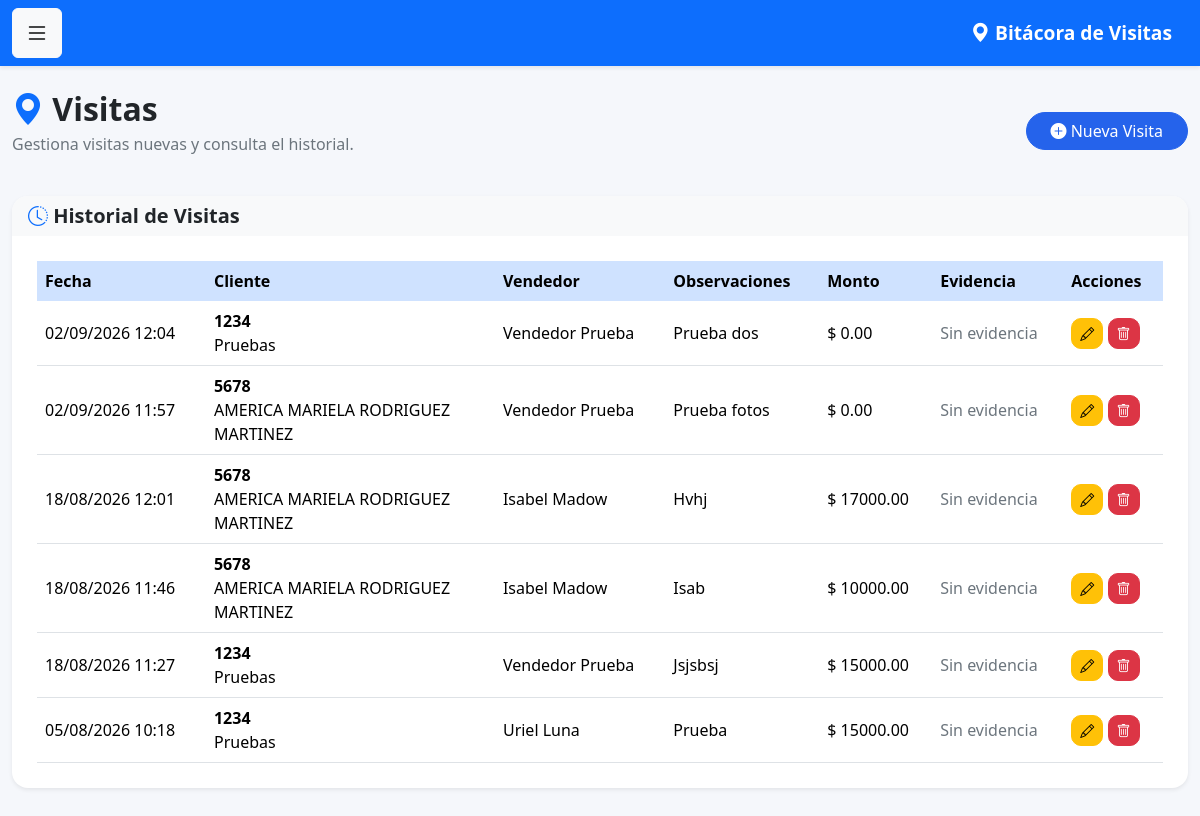
The app's page /visitas (signed in) with its own data.
### models.py (models this page shows)
class Visita(db.Model):
    __tablename__ = 'visitas'
    id = db.Column(
        db.Integer,
        primary_key=True
    )
    fecha = db.Column(
        db.DateTime,
        default=datetime.now
    )
    observaciones = db.Column(
        db.Text
    )
    venta_realizada = db.Column(
        db.Boolean,
        default=False
    )
    monto_venta = db.Column(
        db.Float,
        default=0
    )
    proxima_visita = db.Column(
        db.Date
    )
    cliente_id = db.Column(
        db.Integer,
        db.ForeignKey('clientes.id')
    )
    usuario_id = db.Column(
        db.Integer,
        db.ForeignKey('usuarios.id')
    )
    latitud = db.Column(
    db.String(50)
    )
    longitud = db.Column(
    db.String(50)
    )
    foto = db.Column(
    db.String(255)
    )
    cliente = db.relationship(
        'Cliente',
        backref='visitas'
    )
    usuario = db.relationship(
        'Usuario',
        backref='visitas'
    )

class Cliente(db.Model):
    __tablename__ = 'clientes'
    id = db.Column(
        db.Integer,
        primary_key=True
    )
    num_cliente = db.Column(
        db.String(20),
        unique=True,
        nullable=False
    )
    nombre = db.Column(
        db.String(150),
        nullable=False
    )
    grupo = db.Column(
        db.String(100)
    )
    canal = db.Column(
        db.String(100)
    )
    vendedor = db.Column(
        db.Integer
    )

class Usuario(UserMixin, db.Model):
    __tablename__ = 'usuarios'
    id = db.Column(db.Integer, primary_key=True)
    nombre = db.Column(db.String(100), nullable=False)
    correo = db.Column(db.String(120), unique=True, nullable=False)
    password = db.Column(db.String(500), nullable=False)
    rol = db.Column(db.String(20), default='vendedor')
    activo = db.Column(db.Boolean, default=True)

### app.py (the view)
@app.route('/visitas')
@login_required
def visitas():
    if current_user.rol == 'admin':
        visitas = Visita.query.order_by(
            Visita.fecha.desc()
        ).all()
    else:
        visitas = Visita.query.filter_by(
            usuario_id=current_user.id
        ).order_by(
            Visita.fecha.desc()
        ).all()
    return render_template(
        'visitas.html',
        visitas=visitas
    )

### app.py (called while the page is built)
@login_manager.user_loader
def load_user(user_id):
    return Usuario.query.get(int(user_id))

### templates/visitas.html (shortened to what this page needs)
{% extends 'base.html' %}
{% block contenido %}
<div class="d-flex justify-content-between align-items-center mb-4">
<div>
    <h2 class="fw-bold mb-1">
        <i class="bi bi-geo-alt-fill text-primary"></i>
        Visitas
    </h2>
    <p class="text-muted">
        Gestiona visitas nuevas y consulta el historial.
    </p>
</div>
<a
    href="{{ url_for('nueva_visita') }}"
    class="btn btn-primary rounded-pill px-4"
>
    <i class="bi bi-plus-circle-fill"></i>
    Nueva Visita
</a>
</div>
<div class="card shadow-sm border-0 rounded-4">
<div class="card-header bg-light">
    <h5 class="mb-0">
        <i class="bi bi-clock-history text-primary"></i>
        Historial de Visitas
    </h5>
</div>
<div class="card-body">
    <div class="table-responsive">
        <table class="table table-hover align-middle">
            <thead class="table-primary">
                <tr>
                    <th>Fecha</th>
                    <th>Cliente</th>
                    <th>Vendedor</th>
                    <th>Observaciones</th>
                    <th>Monto</th>
                    <th>Evidencia</th>
                    <th>Acciones</th>
                </tr>
            </thead>
            <tbody>
                {% for visita in visitas %}
                <tr>
                    <td>
                        {{ visita.fecha.strftime('%d/%m/%Y %H:%M') }}
                    </td>
                    <td>
                        <strong>
                            {{ visita.cliente.num_cliente }}
                        </strong>
                        <br>
                        {{ visita.cliente.nombre }}
                    </td>
                    <td>
                        {{ visita.usuario.nombre }}
                    </td>
                    <td>
                        {{ visita.observaciones or '-' }}
                    </td>
                    <td>
                        $ {{ "%.2f"|format(visita.monto_venta or 0) }}
                    </td>
                    <td>
                        {% if visita.foto_fuera or visita.foto_exhibidor %}
                            <button
                                type="button"
                                class="btn btn-sm btn-primary"
                                data-bs-toggle="modal"
                                data-bs-target="#modalFoto{{ visita.id }}"
                            >
                                <i class="bi bi-images"></i>
                                Ver fotos
                            </button>
                            <div
                                class="modal fade"
                                id="modalFoto{{ visita.id }}"
                                tabindex="-1"
                                aria-hidden="true"
                            >
                                <div class="modal-dialog modal-lg modal-dialog-centered">
                                    <div class="modal-content">
                                        <div class="modal-header">
                                            <h5 class="modal-title">
                                                <i class="bi bi-images"></i>
                                                Evidencias de la visita
                                            </h5>
                                            <button
                                                type="button"
                                                class="btn-close"
                                                data-bs-dismiss="modal"
                                            ></button>
                                        </div>
                                        <div class="modal-body">
                                            {% if visita.foto_fuera %}
                                                <div class="mb-4">
                                                    <h6 class="fw-bold">
                                                        <i class="bi bi-building text-primary"></i>
                                                        Foto por fuera
                                                    </h6>
                                                    <div class="text-center">
                                                        <img
                                                            src="{{ url_for('static', filename=visita.foto_fuera) }}"
                                                            alt="Foto por fuera"
                                                            class="img-fluid rounded shadow"
                                                            style="max-height: 500px;"
                                                        >
                                                    </div>
                                                </div>
                                            {% endif %}
                                            {% if visita.foto_exhibidor %}
                                                <div class="mb-2">
                                                    <h6 class="fw-bold">
                                                        <i class="bi bi-shop-window text-success"></i>
                                                        Foto exhibidor
                                                    </h6>
                                                    <div class="text-center">
                                                        <img
                                                            src="{{ url_for('static', filename=visita.foto_exhibidor) }}"
                                                            alt="Foto del exhibidor"
                                                            class="img-fluid rounded shadow"
                                                            style="max-height: 500px;"
                                                        >
                                                    </div>
                                                </div>
                                            {% endif %}
                                        </div>
                                        <div class="modal-footer">
                                            <button
                                                type="button"
                                                class="btn btn-secondary"
                                                data-bs-dismiss="modal"
                                            >
                                                Cerrar
                                            </button>
                                        </div>
                                    </div>
                                </div>
                            </div>
                        {% else %}
                            <span class="text-muted">
                                Sin evidencia
                            </span>
                        {% endif %}
                    </td>
                    <td>
                        <a
                            href="/visita/editar/{{ visita.id }}"
                            class="btn btn-warning btn-sm"
                            title="Editar visita"
                        >
                            <i class="bi bi-pencil"></i>
                        </a>
                        {% if current_user.rol == 'admin' %}
                            <a
                                href="/visita/eliminar/{{ visita.id }}"
                                class="btn btn-danger btn-sm"
                                onclick="return confirm('¿Está seguro de eliminar esta visita?');"
                                title="Eliminar visita"
                            >
                                <i class="bi bi-trash"></i>
                            </a>
                        {% endif %}
                    </td>
                </tr>
                {% endfor %}
            </tbody>
        </table>
    </div>
</div>
</div>
{% endblock %}

### static/css/style.css (style rules this page uses)
body { background: #f5f7fb; font-family: "Segoe UI", Roboto, Helvetica, Arial, sans-serif; color: #212529; }
h1, h2, h3, h4, h5 { font-weight: 700; }
.text-muted { color: #6c757d !important; }
.card { border: none; border-radius: 18px; overflow: hidden; box-shadow: 0 6px 18px rgba(0,0,0,.08); }
.card-header { border: none; }
.card-body { padding: 25px; }
.btn { transition:.25s; }
.btn-primary { background:#2563eb; border-color:#2563eb; }
.table { margin-bottom:0; }
.table thead th { font-weight:600; border:none; }
.table-hover tbody tr { transition:.25s; }
.table td, .table th { vertical-align:middle; }
.btn-sm { border-radius:10px; }
.table td { max-width:250px; }
.table td:nth-child(4) { white-space:normal; }

### records on screen
Visita: fecha "02/09/2026 12:04", cliente.num_cliente "1234", cliente.nombre "Pruebas", usuario.nombre "Vendedor Prueba", observaciones "Prueba dos", monto_venta "0.00"
Visita: fecha "02/09/2026 11:57", cliente.num_cliente "5678", cliente.nombre "AMERICA MARIELA RODRIGUEZ MARTINEZ", usuario.nombre "Vendedor Prueba", observaciones "Prueba fotos", monto_venta "0.00"
Visita: fecha "18/08/2026 12:01", cliente.num_cliente "5678", cliente.nombre "AMERICA MARIELA RODRIGUEZ MARTINEZ", usuario.nombre "Isabel Madow", observaciones "Hvhj", monto_venta "17000.00"
Visita: fecha "18/08/2026 11:46", cliente.num_cliente "5678", cliente.nombre "AMERICA MARIELA RODRIGUEZ MARTINEZ", usuario.nombre "Isabel Madow", observaciones "Isab", monto_venta "10000.00"
Visita: fecha "18/08/2026 11:27", cliente.num_cliente "1234", cliente.nombre "Pruebas", usuario.nombre "Vendedor Prueba", observaciones "Jsjsbsj", monto_venta "15000.00"
Visita: fecha "05/08/2026 10:18", cliente.num_cliente "1234", cliente.nombre "Pruebas", usuario.nombre "Uriel Luna", observaciones "Prueba", monto_venta "15000.00"
